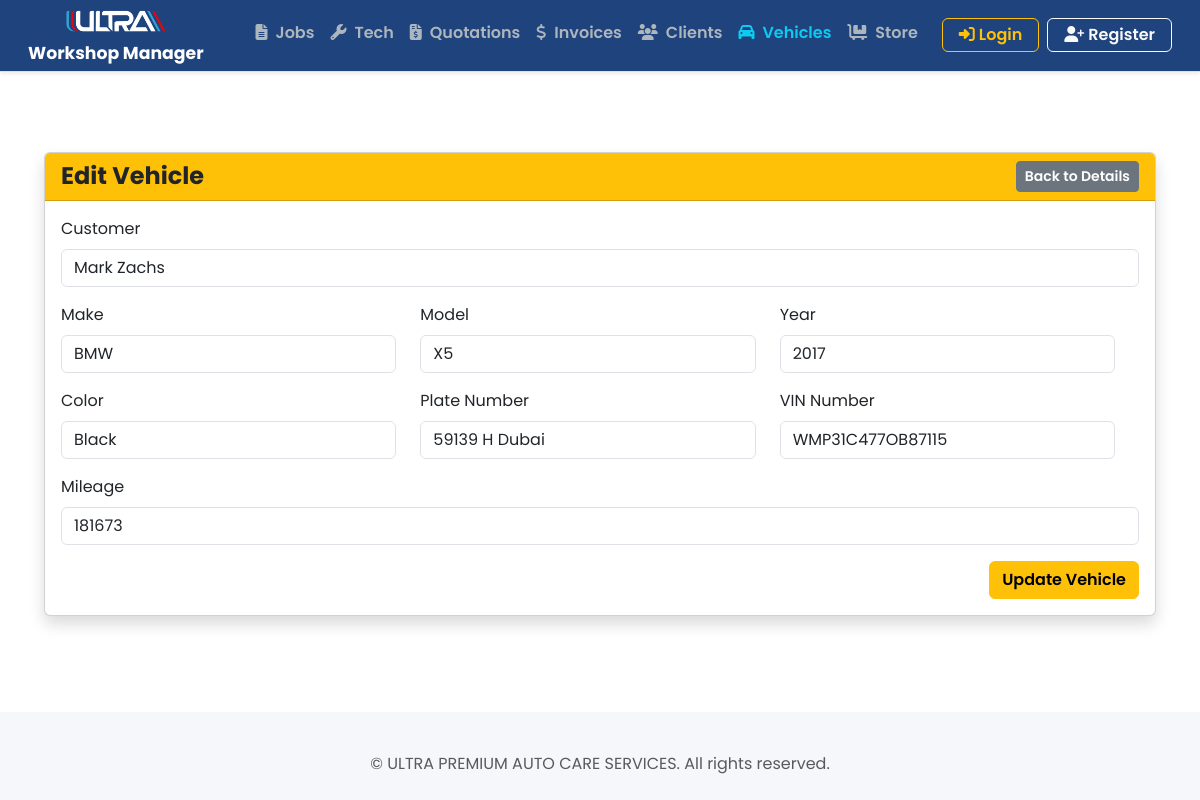
/vehicles/1/edit/, run on the app's committed database.
### vehicles/models.py (models this page shows, shortened)
class Vehicle(models.Model):
    customer = models.ForeignKey(Customer, on_delete=models.CASCADE, related_name="vehicles")
    make = models.CharField(max_length=50)
    model = models.CharField(max_length=50)
    color = models.CharField(max_length=30)
    year = models.PositiveIntegerField()
    plate = models.CharField(help_text="number + code + city", max_length=20, unique=True)
    vin = models.CharField(help_text="16 digits", max_length=50, blank=True, null=True)
    mileage = models.PositiveIntegerField(help_text="Enter current mileage in KM", null=True, blank=True)

### vehicles/views.py (the view)
# urls.py: path("<int:pk>/edit/", VehicleUpdateView.as_view(), name="vehicle_edit"),
class VehicleUpdateView(UpdateView):
    model = Vehicle
    form_class = VehicleForm
    template_name = "vehicles/edit.html"
    success_url = reverse_lazy("vehicle_list")

### vehicles/forms.py
class VehicleForm(forms.ModelForm):
    class Meta:
        model = Vehicle
        fields = ["customer", "make", "model", "year", "color", "plate", "vin", "mileage"]

### customers/models.py (called while the page is built)
    def __str__(self):
        return self.name if self.name else self.company

### vehicles/templates/vehicles/edit.html (shortened to what this page needs)
{% extends 'core/base.html' %}
{% load widget_tweaks %}
{% block content %}
<div class="container mt-5 mb-5">
    <div class="card shadow">
        <div class="card-header bg-warning text-dark d-flex justify-content-between align-items-center">
            <h4 class="mb-0">Edit Vehicle</h4>
            <a href="{% url 'vehicle_detail' vehicle.id %}" class="btn btn-secondary btn-sm">Back to Details</a>
        </div>
        <div class="card-body">
            <form method="post">
                <div class="mb-3">
                    <label for="id_customer" class="form-label">Customer</label>
                    {{ form.customer|add_class:"form-control" }}
                </div>
                <div class="row">
                    <div class="col-md-4 mb-3">
                        <label for="id_make" class="form-label">Make</label>
                        {{ form.make|add_class:"form-control" }}
                    </div>
                    <div class="col-md-4 mb-3">
                        <label for="id_model" class="form-label">Model</label>
                        {{ form.model|add_class:"form-control" }}
                    </div>
                    <div class="col-md-4 mb-3">
                        <label for="id_year" class="form-label">Year</label>
                        {{ form.year|add_class:"form-control" }}
                    </div>
                    <div class="col-md-4 mb-3">
                        <label for="id_color" class="form-label">Color</label>
                        {{ form.color|add_class:"form-control" }}
                    </div>
                    <div class="col-md-4 mb-3">
                        <label for="id_plate" class="form-label">Plate Number</label>
                        {{ form.plate|add_class:"form-control" }}
                    </div>
                    <div class="col-md-4 mb-3">
                        <label for="id_vin" class="form-label">VIN Number</label>
                        {{ form.vin|add_class:"form-control" }}
                    </div>
                </div>
                <div class="mb-3">
                    <label for="id_mileage" class="form-label">Mileage</label>
                    {{ form.mileage|add_class:"form-control" }}
                </div>
                <div class="d-flex justify-content-end">
                    <button type="submit" class="btn btn-warning">Update Vehicle</button>
                </div>
            </form>
        </div>
    </div>
</div>
{% endblock %}

### core/static/css/base.css (style rules this page uses)
body { background-color: #f5f7fa; overflow-x: hidden; margin: 0; padding: 0; font-family: 'Poppins', sans-serif; font-weight: 400; height: 100vh; }
h3, h4, h5, h6, .subheading { font-family: 'Poppins', sans-serif; font-weight: 700; }
.row { width: 100%; align-items: flex-start; }
.nav-link, .btn, .card-title { font-family: 'Poppins', sans-serif; font-weight: 600; }

### data on the page
Vehicle: customer "Mark Zachs", make "BMW", model "X5", year "2017", color "Black", plate "59139 H Dubai", vin "WMP31C477OB87115", mileage "181673"
